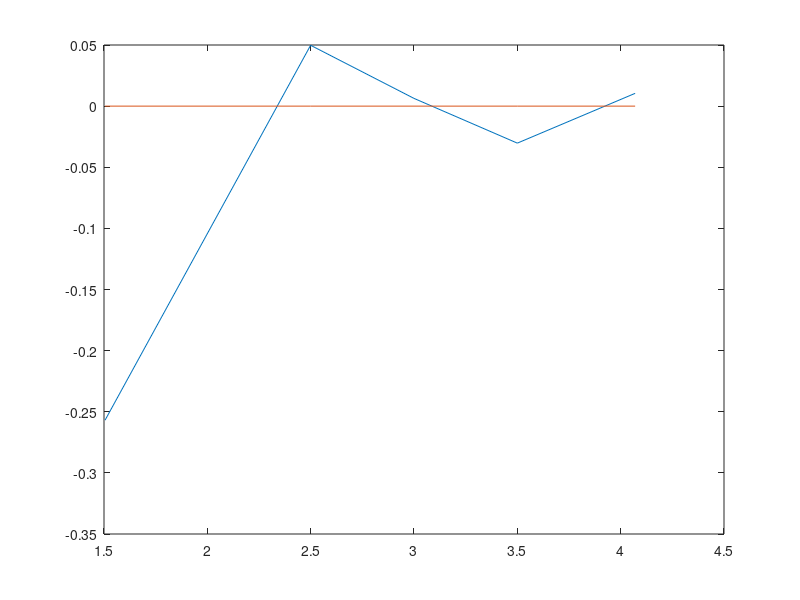
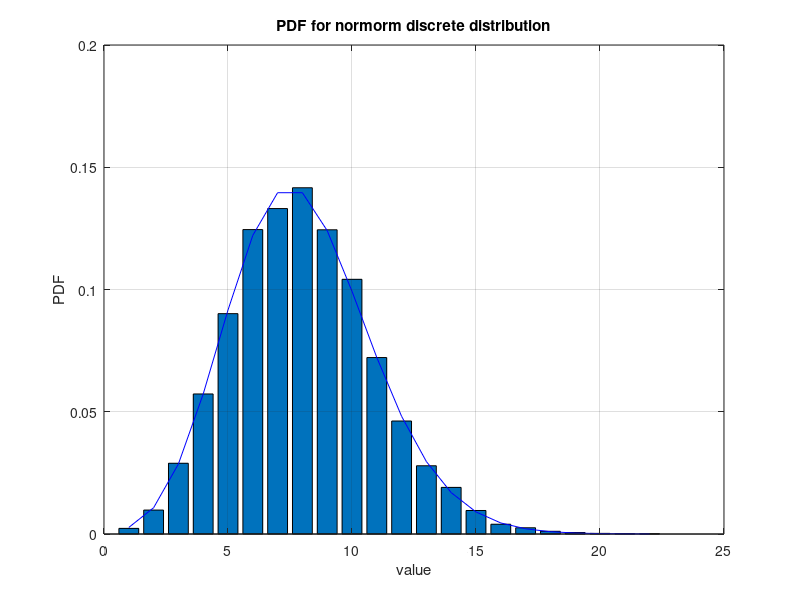
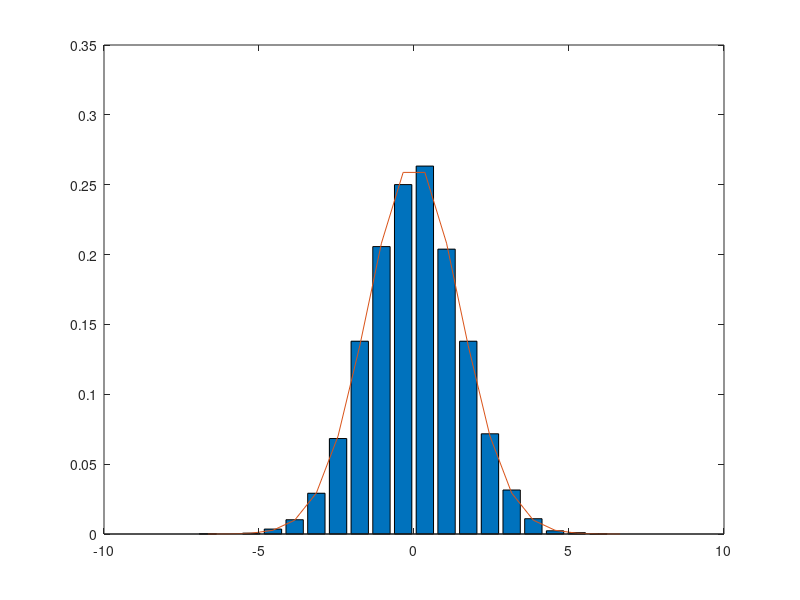
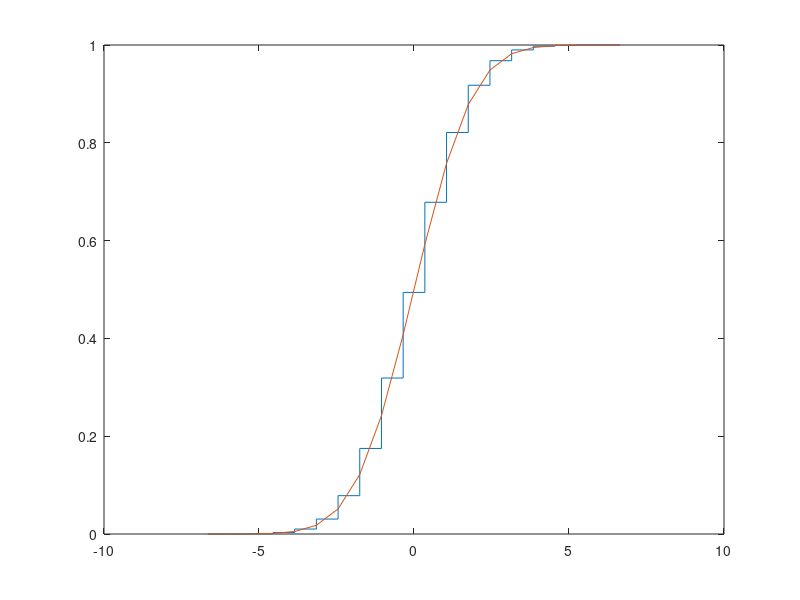

Here is the MATLAB script that generated these plots, in order:
clc;
clear all;
close all;

a = 0;
b = 1.5;
M = 11750;
K = 18;
LAMBDA = 8.0;
N = 1;
L = [32 316 1000 3162 M];

norm_random_variable = normrnd(a, b, N, M);
%disp(norm_random_variable);
discrete_random_variable = poissrnd(LAMBDA, N, M);
%disp(norm_random_variable(1:20));
disp(['norm_random_variable(1:' num2str(K) '):']);
disp(norm_random_variable(1:K));
disp(['discrete_random_variable(1:' num2str(K) '):']);
disp(discrete_random_variable(1:K));

disp(['max continuos: ' num2str(max(norm_random_variable))]);
disp(['min continuos: ' num2str(min(norm_random_variable))]);
disp(' ');
disp(['max discrete: ' num2str(max(discrete_random_variable))]);
disp(['min discrete: ' num2str(min(discrete_random_variable))]);
disp(' ');
disp(['mean continuos: ' num2str(mean(norm_random_variable)) ' mean_teor continuos: ' num2str((a + b) / 2)]);
disp(['mean discrete: ' num2str(mean(discrete_random_variable)) ' mean_teor discrete: ' num2str(LAMBDA)]);
%4.4
temp = [];
for i = L
    temp(end + 1) = mean(norm_random_variable(1:i));
end

plot(log10(L), temp);
hold on;
temp = [a a a a a];
plot(log10(L), temp); 
hold off;

disp(['std: ' num2str(std(norm_random_variable)) ' std_teor: ' num2str(sqrt((b - a) ^ 2 / 12))]);
disp(['std: ' num2str(std(discrete_random_variable)) ' std_teor: ' num2str(sqrt(LAMBDA))]);
discrete_hist = 1:max(discrete_random_variable);

figure; 
hist_estim = hist(discrete_random_variable, discrete_hist);  
hist_estim_norm = hist_estim/length(discrete_random_variable); 
pdf_theory = poisspdf(discrete_hist,LAMBDA);  % <----
bar(discrete_hist,hist_estim_norm)      
hold on; 
plot(discrete_hist, pdf_theory, 'b');    
hold off; 
title('PDF for normorm discrete distribution'); 
xlabel('value'); 
ylabel('PDF'); 
grid on; 

figure;
%norm_random_variable
min_continuos = floor(min(norm_random_variable));
max_continuos = ceil(max(norm_random_variable));
continuos_step = (max_continuos - min_continuos) / 20;
continuos_hits = min_continuos + continuos_step / 2 : continuos_step : max_continuos -  continuos_step/ 2;
hist_estim = hist(norm_random_variable,continuos_hits);
hist_estim_norm = hist_estim/(continuos_step * length(norm_random_variable));
bar(continuos_hits,hist_estim_norm);  
hold on;
plot(continuos_hits,normpdf(continuos_hits, a, b));
hold off;

figure;
cumsum_c = cumsum(hist_estim);
cumsum_c_norm = cumsum_c / max(cumsum_c);
stairs(continuos_hits,cumsum_c_norm);
cumsum_sdf = normcdf(continuos_hits, a, b);
hold on;
plot(continuos_hits, cumsum_sdf);
hold off;

